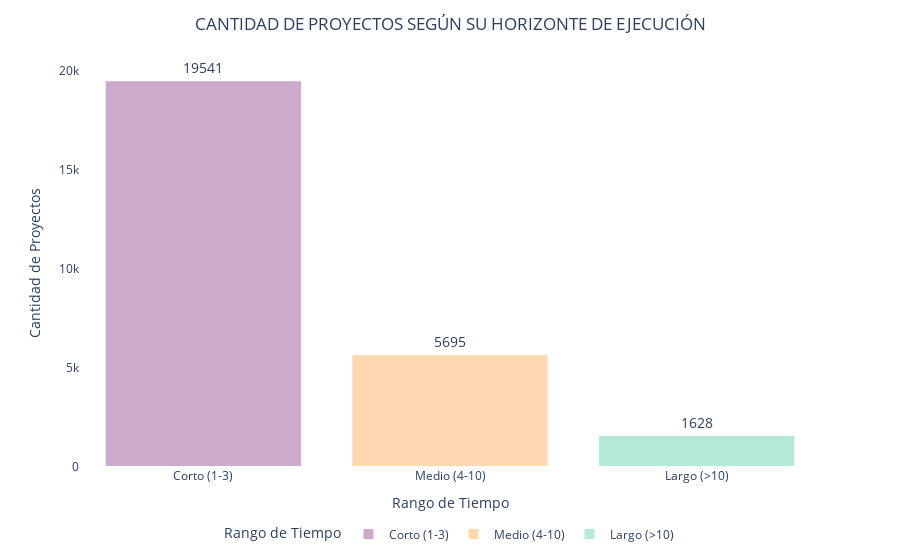

Notebook code for this chart:
### Code cell
# 1) Clasificación por rango de tiempo
df_finalizado["RangoTiempo"] = pd.cut(
    df_finalizado["TiempoEjecucion"],
    bins=[0, 3, 10, df_finalizado["TiempoEjecucion"].max()],
    labels=["Corto (1-3)", "Medio (4-10)", "Largo (>10)"]
)

proyectos_rango = df_finalizado["RangoTiempo"].value_counts().sort_index().reset_index()
proyectos_rango.columns = ["RangoTiempo", "Cantidad"]

# 2) Colores "tiernos" (mismo concepto del pie chart, extendido a 3 categorías)
colores_tiernos_rango = {
    "Corto (1-3)": "#CBAACB",  # lavanda suave (igual que "Eficiente")
    "Medio (4-10)": "#FFD8B1", # durazno suave (igual que "Sobrecosto")
    "Largo (>10)": "#B5EAD7"   # menta suave (añadido para el tercer rango)
}

# 3) Gráfico de barras con el mismo estilo del pie
fig = px.bar(
    proyectos_rango,
    x="RangoTiempo",
    y="Cantidad",
    text="Cantidad",
    color="RangoTiempo",
    color_discrete_map=colores_tiernos_rango
)

# Etiquetas afuera, fuente 14 y borde blanco como en el pastel
fig.update_traces(
    textposition="outside",
    textfont_size=14,
    marker=dict(line=dict(color="white", width=2))
)

fig.update_layout(
    title_text="CANTIDAD DE PROYECTOS SEGÚN SU HORIZONTE DE EJECUCIÓN",
    title_x=0.5,
    xaxis_title="Rango de Tiempo",
    yaxis_title="Cantidad de Proyectos",
    legend_title="Rango de Tiempo",
    legend=dict(
        orientation="h",
        yanchor="bottom",
        y=-0.2,
        xanchor="center",
        x=0.5
    ),
    plot_bgcolor="white",   # área del gráfico
    paper_bgcolor="white"   # lienzo completo
)

fig.show()

### Figure 1 — Plotly figure (JSON) as saved in the notebook; plotly's stock layout.template omitted (floating-point values rounded to 4 significant figures)
{"data": [{"hovertemplate": "RangoTiempo=%{x}<br>Cantidad=%{text}<extra></extra>", "legendgroup": "Corto (1-3)", "marker": {"color": "#CBAACB", "line": {"color": "white", "width": 2}, "pattern": {"shape": ""}}, "name": "Corto (1-3)", "orientation": "v", "showlegend": true, "text": [19540.0], "textfont": {"size": 14}, "textposition": "outside", "type": "bar", "x": ["Corto (1-3)"], "xaxis": "x", "y": [19541], "yaxis": "y"}, {"hovertemplate": "RangoTiempo=%{x}<br>Cantidad=%{text}<extra></extra>", "legendgroup": "Medio (4-10)", "marker": {"color": "#FFD8B1", "line": {"color": "white", "width": 2}, "pattern": {"shape": ""}}, "name": "Medio (4-10)", "orientation": "v", "showlegend": true, "text": [5695.0], "textfont": {"size": 14}, "textposition": "outside", "type": "bar", "x": ["Medio (4-10)"], "xaxis": "x", "y": [5695], "yaxis": "y"}, {"hovertemplate": "RangoTiempo=%{x}<br>Cantidad=%{text}<extra></extra>", "legendgroup": "Largo (>10)", "marker": {"color": "#B5EAD7", "line": {"color": "white", "width": 2}, "pattern": {"shape": ""}}, "name": "Largo (>10)", "orientation": "v", "showlegend": true, "text": [1628.0], "textfont": {"size": 14}, "textposition": "outside", "type": "bar", "x": ["Largo (>10)"], "xaxis": "x", "y": [1628], "yaxis": "y"}], "layout": {"barmode": "relative", "legend": {"orientation": "h", "title": {"text": "Rango de Tiempo"}, "tracegroupgap": 0, "x": 0.5, "xanchor": "center", "y": -0.2, "yanchor": "bottom"}, "margin": {"t": 60}, "paper_bgcolor": "white", "plot_bgcolor": "white", "title": {"text": "CANTIDAD DE PROYECTOS SEGÚN SU HORIZONTE DE EJECUCIÓN", "x": 0.5}, "xaxis": {"anchor": "y", "categoryarray": ["Corto (1-3)", "Medio (4-10)", "Largo (>10)"], "categoryorder": "array", "domain": [0, 1], "title": {"text": "Rango de Tiempo"}}, "yaxis": {"anchor": "x", "domain": [0, 1], "title": {"text": "Cantidad de Proyectos"}}}}
